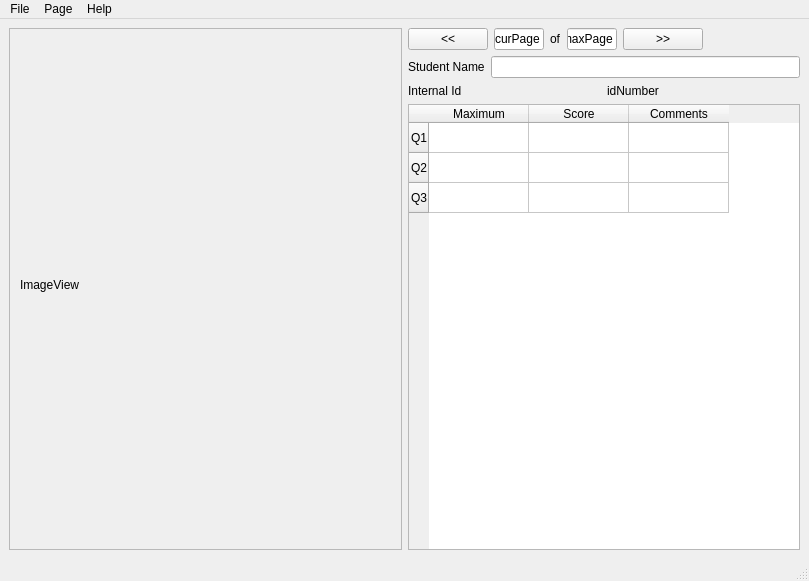
<?xml version="1.0" encoding="UTF-8"?>
<ui version="4.0">
 <class>MainWindow</class>
 <widget class="QMainWindow" name="MainWindow">
  <property name="geometry">
   <rect>
    <x>0</x>
    <y>0</y>
    <width>809</width>
    <height>581</height>
   </rect>
  </property>
  <property name="windowTitle">
   <string>MainWindow</string>
  </property>
  <widget class="QWidget" name="centralwidget">
   <layout class="QHBoxLayout" name="horizontalLayout_3">
    <item>
     <widget class="QScrollArea" name="scrollArea">
      <property name="widgetResizable">
       <bool>true</bool>
      </property>
      <widget class="QWidget" name="scrollAreaWidgetContents">
       <property name="geometry">
        <rect>
         <x>0</x>
         <y>0</y>
         <width>386</width>
         <height>512</height>
        </rect>
       </property>
       <widget class="QLabel" name="label">
        <property name="geometry">
         <rect>
          <x>10</x>
          <y>0</y>
          <width>81</width>
          <height>512</height>
         </rect>
        </property>
        <property name="text">
         <string>ImageView</string>
        </property>
       </widget>
      </widget>
     </widget>
    </item>
    <item>
     <layout class="QHBoxLayout" name="horizontalLayout">
      <item>
       <layout class="QVBoxLayout" name="verticalLayout">
        <item>
         <layout class="QHBoxLayout" name="horizontalLayout_2">
          <item>
           <widget class="QPushButton" name="leftPage">
            <property name="text">
             <string>&lt;&lt;</string>
            </property>
           </widget>
          </item>
          <item>
           <widget class="QLineEdit" name="lineEdit">
            <property name="sizePolicy">
             <sizepolicy hsizetype="Fixed" vsizetype="Fixed">
              <horstretch>0</horstretch>
              <verstretch>0</verstretch>
             </sizepolicy>
            </property>
            <property name="minimumSize">
             <size>
              <width>50</width>
              <height>0</height>
             </size>
            </property>
            <property name="maximumSize">
             <size>
              <width>50</width>
              <height>16777215</height>
             </size>
            </property>
            <property name="text">
             <string>curPage</string>
            </property>
            <property name="maxLength">
             <number>10</number>
            </property>
           </widget>
          </item>
          <item>
           <widget class="QLabel" name="of">
            <property name="sizePolicy">
             <sizepolicy hsizetype="Preferred" vsizetype="Fixed">
              <horstretch>0</horstretch>
              <verstretch>0</verstretch>
             </sizepolicy>
            </property>
            <property name="text">
             <string>of</string>
            </property>
           </widget>
          </item>
          <item>
           <widget class="QLineEdit" name="lineEdit_2">
            <property name="sizePolicy">
             <sizepolicy hsizetype="Fixed" vsizetype="Fixed">
              <horstretch>0</horstretch>
              <verstretch>0</verstretch>
             </sizepolicy>
            </property>
            <property name="minimumSize">
             <size>
              <width>50</width>
              <height>0</height>
             </size>
            </property>
            <property name="maximumSize">
             <size>
              <width>50</width>
              <height>16777215</height>
             </size>
            </property>
            <property name="text">
             <string>maxPage</string>
            </property>
           </widget>
          </item>
          <item>
           <widget class="QPushButton" name="rightPage">
            <property name="text">
             <string>&gt;&gt;</string>
            </property>
           </widget>
          </item>
          <item>
           <spacer name="horizontalSpacer">
            <property name="orientation">
             <enum>Qt::Horizontal</enum>
            </property>
            <property name="sizeHint" stdset="0">
             <size>
              <width>40</width>
              <height>20</height>
             </size>
            </property>
           </spacer>
          </item>
         </layout>
        </item>
        <item>
         <layout class="QHBoxLayout" name="horizontalLayout_4">
          <item>
           <widget class="QLabel" name="label_7">
            <property name="text">
             <string>Student Name</string>
            </property>
           </widget>
          </item>
          <item>
           <widget class="QLineEdit" name="lineEdit_3"/>
          </item>
         </layout>
        </item>
        <item>
         <layout class="QHBoxLayout" name="horizontalLayout_5">
          <item>
           <widget class="QLabel" name="label_8">
            <property name="text">
             <string>Internal Id</string>
            </property>
           </widget>
          </item>
          <item>
           <widget class="QLabel" name="label_6">
            <property name="text">
             <string>idNumber</string>
            </property>
           </widget>
          </item>
         </layout>
        </item>
        <item>
         <widget class="QTableWidget" name="tableWidget">
          <row>
           <property name="text">
            <string>Q1</string>
           </property>
          </row>
          <row>
           <property name="text">
            <string>Q2</string>
           </property>
          </row>
          <row>
           <property name="text">
            <string>Q3</string>
           </property>
          </row>
          <column>
           <property name="text">
            <string>Maximum</string>
           </property>
          </column>
          <column>
           <property name="text">
            <string>Score</string>
           </property>
          </column>
          <column>
           <property name="text">
            <string>Comments</string>
           </property>
          </column>
         </widget>
        </item>
       </layout>
      </item>
     </layout>
    </item>
   </layout>
  </widget>
  <widget class="QMenuBar" name="menubar">
   <property name="geometry">
    <rect>
     <x>0</x>
     <y>0</y>
     <width>809</width>
     <height>22</height>
    </rect>
   </property>
   <widget class="QMenu" name="menuFile">
    <property name="title">
     <string>File</string>
    </property>
    <addaction name="actionSave"/>
    <addaction name="actionQuit"/>
   </widget>
   <widget class="QMenu" name="menuHelp">
    <property name="title">
     <string>Help</string>
    </property>
   </widget>
   <widget class="QMenu" name="menuPage">
    <property name="title">
     <string>Page</string>
    </property>
    <addaction name="actionPrev_Page"/>
    <addaction name="actionNext_Page"/>
   </widget>
   <addaction name="menuFile"/>
   <addaction name="menuPage"/>
   <addaction name="menuHelp"/>
  </widget>
  <widget class="QStatusBar" name="statusbar"/>
  <action name="actionSave">
   <property name="text">
    <string>Save</string>
   </property>
   <property name="shortcut">
    <string>Meta+S</string>
   </property>
  </action>
  <action name="actionQuit">
   <property name="text">
    <string>Quit</string>
   </property>
   <property name="shortcut">
    <string>Meta+Q</string>
   </property>
  </action>
  <action name="actionPrev_Page">
   <property name="text">
    <string>Prev Page</string>
   </property>
   <property name="shortcut">
    <string>Left</string>
   </property>
  </action>
  <action name="actionNext_Page">
   <property name="text">
    <string>Next Page</string>
   </property>
   <property name="shortcut">
    <string>Right</string>
   </property>
  </action>
 </widget>
 <resources/>
 <connections/>
</ui>
